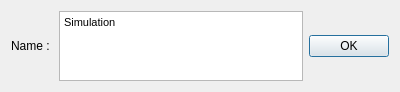
<?xml version="1.0" encoding="UTF-8"?>
<ui version="4.0">
 <class>NewSimulationDialog</class>
 <widget class="QDialog" name="NewSimulationDialog">
  <property name="geometry">
   <rect>
    <x>0</x>
    <y>0</y>
    <width>400</width>
    <height>41</height>
   </rect>
  </property>
  <property name="windowTitle">
   <string>Simulation name</string>
  </property>
  <layout class="QGridLayout" name="gridLayout">
   <item row="0" column="2">
    <widget class="QPushButton" name="pushButtonOK">
     <property name="text">
      <string>OK</string>
     </property>
    </widget>
   </item>
   <item row="0" column="0">
    <widget class="QLabel" name="labelName">
     <property name="text">
      <string>Name : </string>
     </property>
    </widget>
   </item>
   <item row="0" column="1">
    <widget class="QTextEdit" name="textEditName">
     <property name="html">
      <string>&lt;!DOCTYPE HTML PUBLIC &quot;-//W3C//DTD HTML 4.0//EN&quot; &quot;http://www.w3.org/TR/REC-html40/strict.dtd&quot;&gt;
&lt;html&gt;&lt;head&gt;&lt;meta name=&quot;qrichtext&quot; content=&quot;1&quot; /&gt;&lt;style type=&quot;text/css&quot;&gt;
p, li { white-space: pre-wrap; }
&lt;/style&gt;&lt;/head&gt;&lt;body style=&quot; font-family:'MS Shell Dlg 2'; font-size:8.25pt; font-weight:400; font-style:normal;&quot;&gt;
&lt;p style=&quot; margin-top:0px; margin-bottom:0px; margin-left:0px; margin-right:0px; -qt-block-indent:0; text-indent:0px;&quot;&gt;Simulation&lt;/p&gt;&lt;/body&gt;&lt;/html&gt;</string>
     </property>
    </widget>
   </item>
  </layout>
 </widget>
 <resources/>
 <connections/>
</ui>
